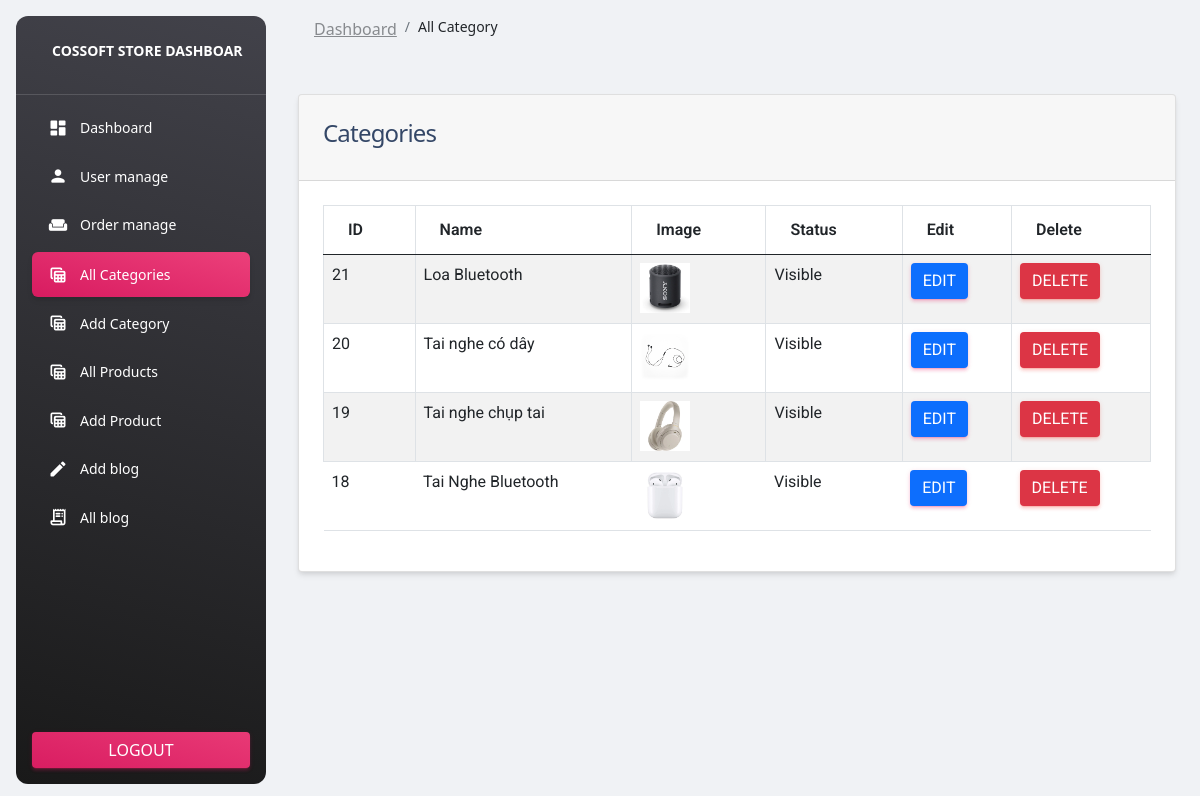
The page /souceCode/admin/category.php (signed in) on the database its author committed.
### tables this page shows
CREATE TABLE `categories` (
  `id` int(11) NOT NULL,
  `name` varchar(191) NOT NULL,
  `slug` varchar(191) NOT NULL,
  `description` mediumtext,
  `status` tinyint(4) NOT NULL DEFAULT '0',
  `image` varchar(191) NOT NULL,
  `created_at` timestamp NOT NULL DEFAULT CURRENT_TIMESTAMP
);

### souceCode/functions/myfunctions.php (called while the page is built, shortened)
<?php
include("../config/dbcon.php");
function getAll($table)
{
    global $conn;
    $query= "SELECT * FROM $table ORDER BY id DESC";
    return $query_run= mysqli_query($conn, $query);
}
?>

### souceCode/admin/category.php (the view, shortened to what this page needs)
<?php
include ("../admin/includes/header.php");
?>
<body>
<div class="container-fluid">
    <div class="row">
        <div class="col-md-12">
            <div class="card">
                <div class="card-header">
                    <h4>Categories</h4>
                </div>
                <div class="card-body">
                    <table class="table table-bordered table-striped">
                        <thead>
                            <tr>
                                <th>ID</th>
                                <th>Name</th>
                                <th>image</th>
                                <th>Status</th>
                                <th>Edit</th>
                                <th>Delete</th>
                            </tr>
                        </thead>
                        <tbody>
                            <?php
                                $category= getAll("categories");
                                if(mysqli_num_rows($category) >0)
                                {
                                    foreach($category as $item)
                                    {
                                    ?>
                                        <tr>
                                            <td><?= $item['id'];?> </td>
                                            <td><?= $item['name'];?></td>
                                            <td>
                                                <img src="../images/<?= $item['image']; ?>" width="50px" height="50px" alt="<?= $item['name'];?>">
                                            <td>
                                                <?= $item['status'] == '0' ? "Visible":"Hidden"?>
                                            </td>
                                            <td>
                                                <a href="edit-category.php?id=<?= $item['id'];?>" class="btn btn-primary">Edit</a>
                                            </td>
                                            <td>
                                                <form action="code.php" method="POST">
                                                    <button type="submit" name="delete_category_btn" class="btn btn-danger">Delete</button>
                                                </form>
                                            </td>
                                        </tr>
                                    <?php
                                    }
                                }else
                                {
                                    echo "No records found";
                                }
                            ?>
                        </tbody>
                    </table>
                </div>
            </div>
        </div>
    </div>
</div>
</body>

### rows shown on the page
categories: id "21", name "Loa Bluetooth", image (picture), status "Visible"
categories: id "20", name "Tai nghe có dây", image (picture), status "Visible"
categories: id "19", name "Tai nghe chụp tai", image (picture), status "Visible"
categories: id "18", name "Tai Nghe Bluetooth", image (picture), status "Visible"
